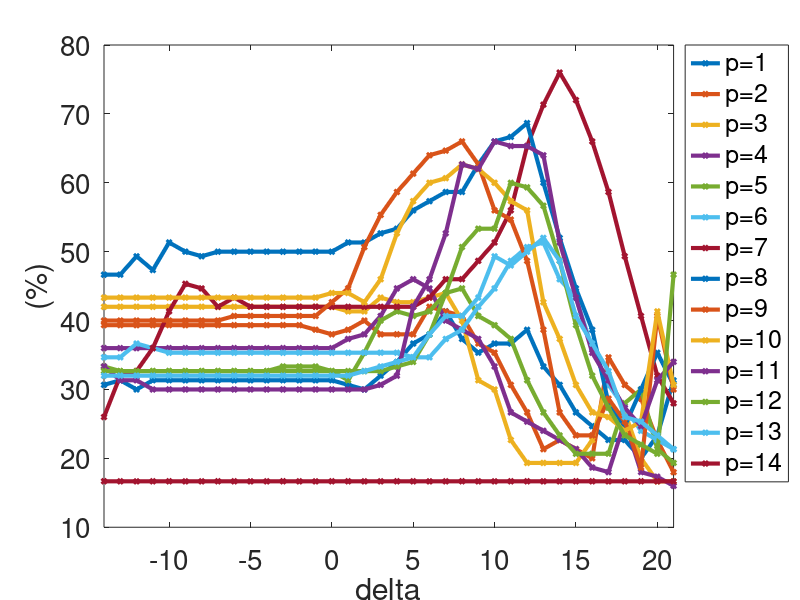
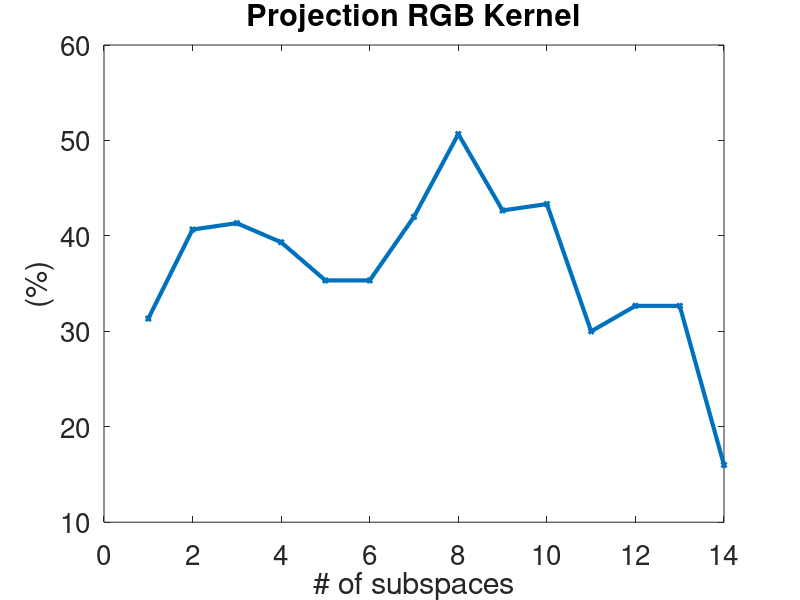

The MATLAB script that drew these images, in order:
clear all
close all
clc
close all



%% ProjRBF Kernel
load('projRBF_all_p_delta_performance.mat');
all_p_mat = zeros(length(delta), length(all_p));

for i=1: length(all_p)
  all_p_mat(:,i) = all_p{i};
end


plot(delta,all_p_mat, '-d','LineWidth',3,'MarkerSize',3)
%title('Projection RBF Kernel','FontSize',30)
%min_max = [min(delta), max(delta)+1];
xlim([min(delta), max(delta)]);
ylabel('(%)','FontSize',20)
xlabel('delta','FontSize',20)
set(gca,'FontSize',20);
legend('p=1', 'p=2', 'p=3' ,'p=4' ,'p=5', 'p=6', 'p=7', 'p=8', 'p=9', 'p=10', 'p=11' ,'p=12', 'p=13', 'p=14', 'Location','BestOutside'     );

%Home
print('/media/johanna/HD1T/latex-svn/study-paper-report/v3/images/projRBF_ker_p', '-dpng','-r300');

%% ProjPoly Kernel
figure
load('projPoly_all_p_performance.mat');

plot(p,test_acc, '-d','LineWidth',3,'MarkerSize',3)
title('Projection RGB Kernel','FontSize',30)
ylabel('(%)','FontSize',20)
xlabel('# of subspaces','FontSize',20)
set(gca,'FontSize',20);

print('/media/johanna/HD1T/latex-svn/study-paper-report/v3/images/projPoly_ker_p', '-dpng','-r300');
